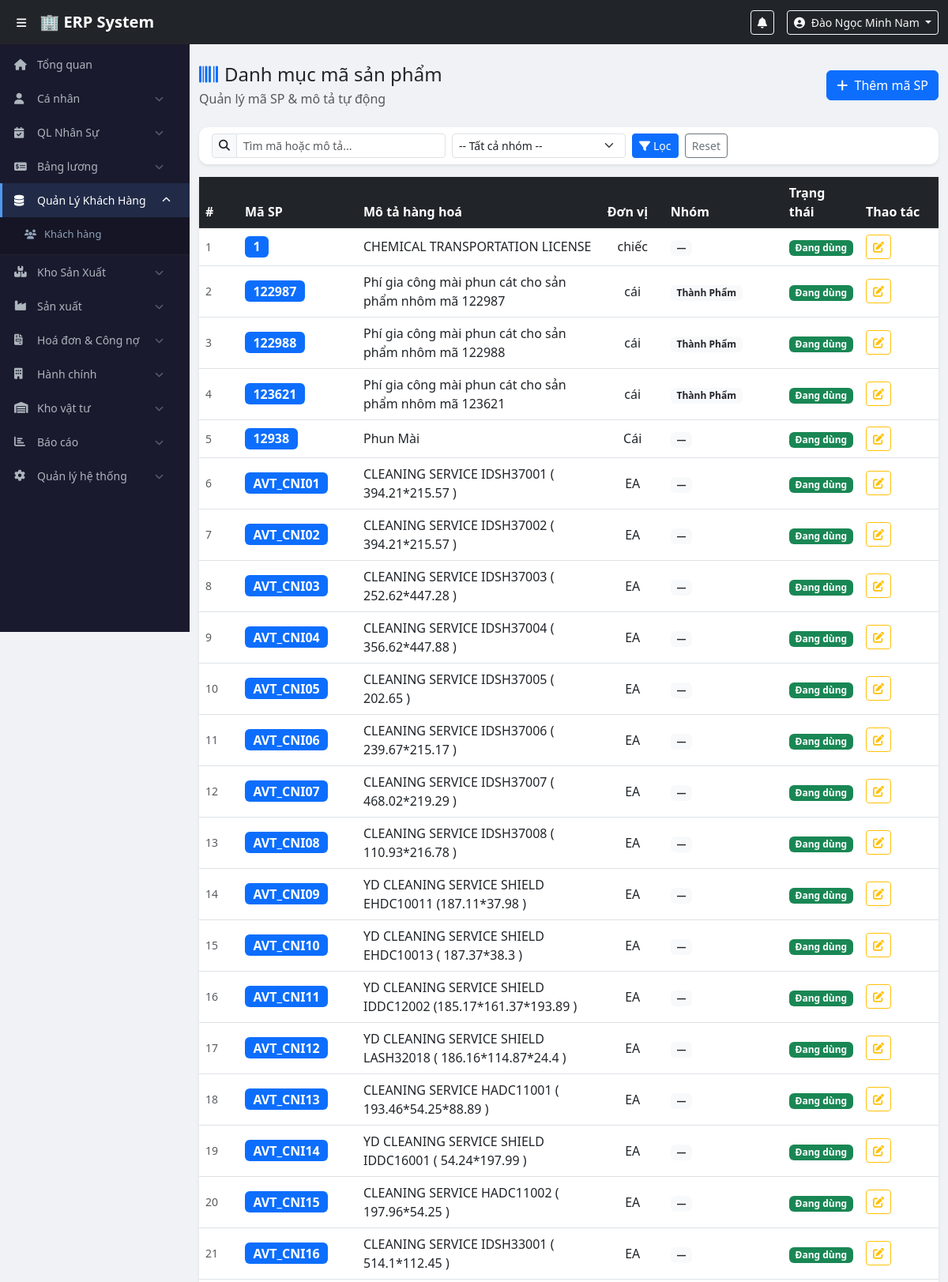
/modules/master/product_codes.php (signed in, upper part), run on the app's committed database.
### tables this page shows
CREATE TABLE `product_codes` (
  `id` int(11) NOT NULL,
  `product_code` varchar(50) NOT NULL,
  `product_category` enum('finished_goods','raw_material','consumable','office','equipment','other') NOT NULL DEFAULT 'finished_goods',
  `description` varchar(500) NOT NULL,
  `unit` varchar(20) DEFAULT 'cái',
  `category` varchar(100) DEFAULT NULL,
  `is_active` tinyint(1) DEFAULT 1,
  `created_by` int(11) DEFAULT NULL,
  `created_at` timestamp NOT NULL DEFAULT current_timestamp(),
  `updated_at` timestamp NOT NULL DEFAULT current_timestamp() ON UPDATE current_timestamp()
);

### config/auth.php (called while the page is built, shortened)
<?php
function isLoggedIn() {
    return isset($_SESSION['user_id']) && !empty($_SESSION['user_id']);
}
function hasRole(...$roles) {
    return in_array($_SESSION['role'], $roles);
}
?>

### modules/master/product_codes.php (the view, shortened to what this page needs)
<?php
require_once $_SERVER['DOCUMENT_ROOT'] . '/erp/config/auth.php';
$pdo  = getDBConnection();
$search   = trim($_GET['search'] ?? '');
$where  = ['1=1'];
$params = [];
$sql  = 'SELECT * FROM product_codes WHERE ' . implode(' AND ', $where) . ' ORDER BY product_code';
$stmt = $pdo->prepare($sql);
$stmt->execute($params);
$products = $stmt->fetchAll(PDO::FETCH_ASSOC);
include $_SERVER['DOCUMENT_ROOT'] . '/erp/includes/header.php';
include $_SERVER['DOCUMENT_ROOT'] . '/erp/includes/sidebar.php';
?>
<div class="main-content">
<div class="container-fluid py-4">
    <div class="d-flex justify-content-between align-items-center mb-4">
        <div>
            <h4 class="mb-1"><i class="fas fa-barcode me-2 text-primary"></i>Danh mục mã sản phẩm</h4>
            <p class="text-muted mb-0">Quản lý mã SP & mô tả tự động</p>
        </div>
        <?php if (hasRole('director','accountant','warehouse','manager')): ?>
        <button class="btn btn-primary" data-bs-toggle="modal" data-bs-target="#modalAdd">
            <i class="fas fa-plus me-1"></i> Thêm mã SP
        </button>
        <?php endif; ?>
    </div>
    <div class="card border-0 shadow-sm mb-3">
        <div class="card-body py-2">
            <form class="row g-2 align-items-center" method="GET">
                <div class="col-md-4">
                    <div class="input-group input-group-sm">
                        <span class="input-group-text"><i class="fas fa-search"></i></span>
                        <input type="text" name="search" class="form-control" placeholder="Tìm mã hoặc mô tả..." value="<?= htmlspecialchars($search) ?>">
                    </div>
                </div>
                <div class="col-md-3">
                    <select name="category" class="form-select form-select-sm">
                        <option value="">-- Tất cả nhóm --</option>
                    </select>
                </div>
                <div class="col-auto">
                    <button type="submit" class="btn btn-sm btn-primary">
                        <i class="fas fa-filter me-1"></i>Lọc
                    </button>
                    <a href="?" class="btn btn-sm btn-outline-secondary ms-1">Reset</a>
                </div>
            </form>
        </div>
    </div>
    <div class="card border-0 shadow-sm">
        <div class="card-body p-0">
            <div class="table-responsive">
                <table class="table table-hover align-middle mb-0">
                    <thead class="table-dark">
                        <tr>
                            <th width="50">#</th>
                            <th width="150">Mã SP</th>
                            <th>Mô tả hàng hoá</th>
                            <th width="80">Đơn vị</th>
                            <th width="150">Nhóm</th>
                            <th width="80">Trạng thái</th>
                            <?php if (hasRole('director','accountant','warehouse','manager')): ?>
                            <th width="100">Thao tác</th>
                            <?php endif; ?>
                        </tr>
                    </thead>
                    <tbody>
                    <?php if (empty($products)): ?>
                        <tr><td colspan="7" class="text-center text-muted py-4">Chưa có mã sản phẩm nào</td></tr>
                    <?php else: ?>
                        <?php foreach ($products as $i => $p): ?>
                        <tr>
                            <td class="text-muted small"><?= $i + 1 ?></td>
                            <td><span class="badge bg-primary fs-6"><?= htmlspecialchars($p['product_code']) ?></span></td>
                            <td><?= htmlspecialchars($p['description']) ?></td>
                            <td class="text-center"><?= htmlspecialchars($p['unit']) ?></td>
                            <td><span class="badge bg-light text-dark"><?= htmlspecialchars($p['category'] ?? '—') ?></span></td>
                            <td class="text-center">
                                <?php if ($p['is_active']): ?>
                                    <span class="badge bg-success">Đang dùng</span>
                                <?php else: ?>
                                    <span class="badge bg-secondary">Ngừng</span>
                                <?php endif; ?>
                            </td>
                            <?php if (hasRole('director','accountant','warehouse','manager')): ?>
                            <td>
                                <button class="btn btn-sm btn-outline-warning btn-edit"
                                    data-id="<?= $p['id'] ?>"
                                    data-code="<?= htmlspecialchars($p['product_code']) ?>"
                                    data-desc="<?= htmlspecialchars($p['description']) ?>"
                                    data-unit="<?= htmlspecialchars($p['unit']) ?>"
                                    data-category="<?= htmlspecialchars($p['category'] ?? '') ?>"
                                    data-active="<?= $p['is_active'] ?>">
                                    <i class="fas fa-edit"></i>
                                </button>
                            </td>
                            <?php endif; ?>
                        </tr>
                        <?php endforeach; ?>
                    <?php endif; ?>
                    </tbody>
                </table>
            </div>
        </div>
    </div>
</div>
</div>
<?php include $_SERVER['DOCUMENT_ROOT'] . '/erp/includes/footer.php'; ?>

### assets/css/style.css (style rules this page uses)
body { padding-top: 56px; background: #f0f2f5; font-family: 'Segoe UI', sans-serif; }
.main-content { margin-left: 240px; transition: margin-left 0.3s; min-height: calc(100vh - 56px); }
.card { border-radius: 12px !important; }

### data on the page
product_codes: product_code "1", description "CHEMICAL TRANSPORTATION LICENSE", unit "chiếc", category "—", is_active "Đang dùng"
product_codes: product_code "122987", description "Phí gia công mài phun cát cho sản phẩm nhôm mã 122987", unit "cái", category "Thành Phẩm", is_active "Đang dùng"
product_codes: product_code "122988", description "Phí gia công mài phun cát cho sản phẩm nhôm mã 122988", unit "cái", category "Thành Phẩm", is_active "Đang dùng"
product_codes: product_code "123621", description "Phí gia công mài phun cát cho sản phẩm nhôm mã 123621", unit "cái", category "Thành Phẩm", is_active "Đang dùng"
product_codes: product_code "12938", description "Phun Mài", unit "Cái", category "—", is_active "Đang dùng"
product_codes: product_code "AVT_CNI01", description "CLEANING SERVICE IDSH37001 ( 394.21*215.57 )", unit "EA", category "—", is_active "Đang dùng"
product_codes: product_code "AVT_CNI02", description "CLEANING SERVICE IDSH37002 ( 394.21*215.57 )", unit "EA", category "—", is_active "Đang dùng"
product_codes: product_code "AVT_CNI03", description "CLEANING SERVICE IDSH37003 ( 252.62*447.28 )", unit "EA", category "—", is_active "Đang dùng"
product_codes: product_code "AVT_CNI04", description "CLEANING SERVICE IDSH37004 ( 356.62*447.88 )", unit "EA", category "—", is_active "Đang dùng"
product_codes: product_code "AVT_CNI05", description "CLEANING SERVICE IDSH37005 ( 202.65 )", unit "EA", category "—", is_active "Đang dùng"
product_codes: product_code "AVT_CNI06", description "CLEANING SERVICE IDSH37006 ( 239.67*215.17 )", unit "EA", category "—", is_active "Đang dùng"
product_codes: product_code "AVT_CNI07", description "CLEANING SERVICE IDSH37007 ( 468.02*219.29 )", unit "EA", category "—", is_active "Đang dùng"
product_codes: product_code "AVT_CNI08", description "CLEANING SERVICE IDSH37008 ( 110.93*216.78 )", unit "EA", category "—", is_active "Đang dùng"
product_codes: product_code "AVT_CNI09", description "YD CLEANING SERVICE SHIELD EHDC10011 (187.11*37.98 )", unit "EA", category "—", is_active "Đang dùng"
product_codes: product_code "AVT_CNI10", description "YD CLEANING SERVICE SHIELD EHDC10013 ( 187.37*38.3 )", unit "EA", category "—", is_active "Đang dùng"
product_codes: product_code "AVT_CNI11", description "YD CLEANING SERVICE SHIELD IDDC12002 (185.17*161.37*193.89 )", unit "EA", category "—", is_active "Đang dùng"
product_codes: product_code "AVT_CNI12", description "YD CLEANING SERVICE SHIELD LASH32018 ( 186.16*114.87*24.4 )", unit "EA", category "—", is_active "Đang dùng"
product_codes: product_code "AVT_CNI13", description "CLEANING SERVICE HADC11001 ( 193.46*54.25*88.89 )", unit "EA", category "—", is_active "Đang dùng"
product_codes: product_code "AVT_CNI14", description "YD CLEANING SERVICE SHIELD IDDC16001 ( 54.24*197.99 )", unit "EA", category "—", is_active "Đang dùng"
product_codes: product_code "AVT_CNI15", description "CLEANING SERVICE HADC11002 ( 197.96*54.25 )", unit "EA", category "—", is_active "Đang dùng"
product_codes: product_code "AVT_CNI16", description "CLEANING SERVICE IDSH33001 ( 514.1*112.45 )", unit "EA", category "—", is_active "Đang dùng"

### other printed values
$user['full_name'] "Đào Ngọc Minh Nam"
